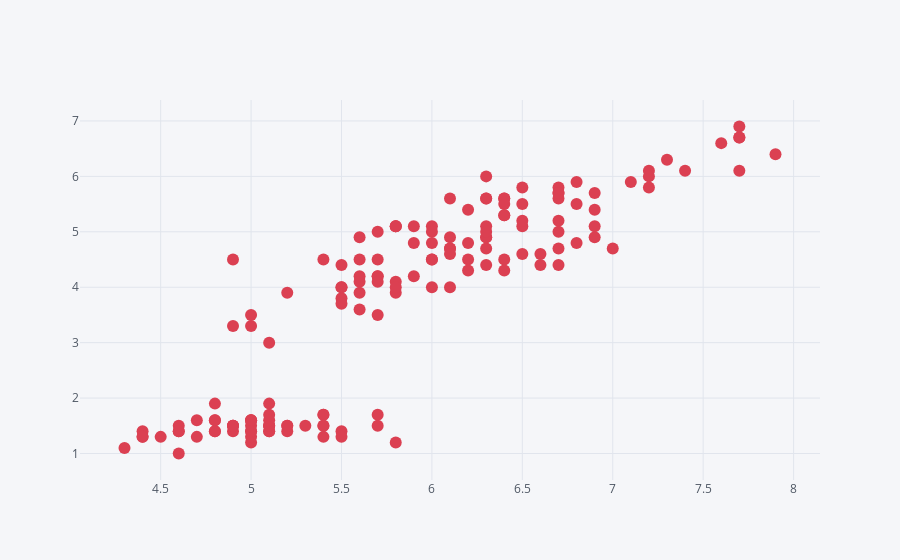

The cell this chart's notebook holds for it:
### Code cell
df.iplot(x="SepalLengthCm",y="PetalLengthCm",mode = "markers", kind="scatter", color="red")

### Figure 1 — Plotly figure (JSON) as saved in the notebook; plotly's stock layout.template omitted (floating-point values rounded to 4 significant figures; data arrays with more than 128 entries replaced by an {"elided": "..."} marker saying what was removed)
{"data": [{"line": {"color": "rgba(219, 64, 82, 1.0)", "dash": "solid", "shape": "linear", "width": 1.3}, "marker": {"size": 12, "symbol": "circle"}, "mode": "markers", "name": "PetalLengthCm", "text": "", "type": "scatter", "x": {"elided": "150 float values"}, "y": {"elided": "150 float values"}}], "layout": {"legend": {"bgcolor": "#F5F6F9", "font": {"color": "#4D5663"}}, "paper_bgcolor": "#F5F6F9", "plot_bgcolor": "#F5F6F9", "title": {"font": {"color": "#4D5663"}}, "xaxis": {"gridcolor": "#E1E5ED", "showgrid": true, "tickfont": {"color": "#4D5663"}, "title": {"font": {"color": "#4D5663"}, "text": ""}, "zerolinecolor": "#E1E5ED"}, "yaxis": {"gridcolor": "#E1E5ED", "showgrid": true, "tickfont": {"color": "#4D5663"}, "title": {"font": {"color": "#4D5663"}, "text": ""}, "zerolinecolor": "#E1E5ED"}}}
